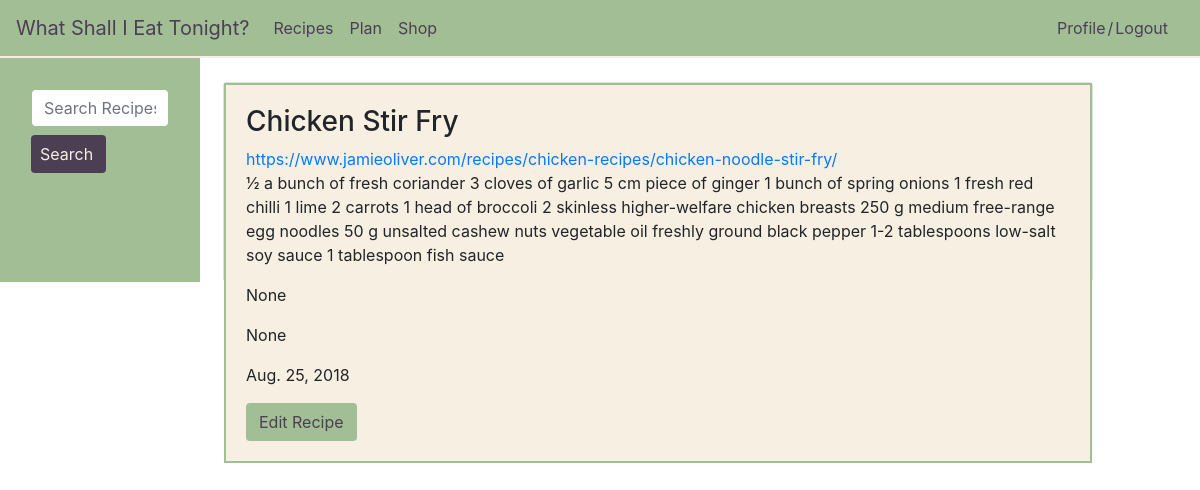
/recipes/recipe/3/, run on the app's committed database.
### recipes/models.py (models this page shows, shortened)
class Recipe(models.Model):
    user = models.ForeignKey(User, on_delete=models.CASCADE)
    title = models.CharField(max_length = 200)
    url = models.URLField(max_length=200, blank=False, default='')
    date = models.DateField(null=True, blank=True)
    tag = models.CharField(max_length = 100, blank=True, null=True)
    ingredients = models.TextField()
    BREAKFAST = 'Breakfast'
    BRUNCH = 'Brunch'
    LUNCH = 'Lunch'
    DINNER = 'Dinner'
    SIDES = 'Sides'
    SNACKS = 'Snacks'
    DRINKS = 'Drinks'
    COURSE_CHOICES = (
        (BREAKFAST, 'Breakfast'),
        (BRUNCH, 'Brunch'),
        (LUNCH, 'Lunch'),
        (DINNER, 'Dinner'),
        (SIDES, 'Sides'),
        (SNACKS, 'Snacks'),
        (DRINKS, 'Drinks'),
        (None, 'None')
    )
    course = models.CharField(
        max_length = 100,
        choices = COURSE_CHOICES,
        null = True,
        default = None,
        blank=True,
    )

### recipes/views.py (the view)
# urls.py: path('recipe/<int:pk>/', views.RecipeDetailView.as_view(), name='detail'),
class RecipeDetailView(generic.DetailView):
    model = Recipe
    template_name = 'recipes/detail.html'

### recipes/templates/recipes/detail.html
{% extends 'recipes_base.html' %}
{% block body %}
<div class="card">
  <div class="card-body">
    <h3 class="">{{ recipe.title }}</h3>
    <a href="{{ recipe.url }}">{{recipe.url}}</a>
    <p>{{ recipe.ingredients }}</p>
    <p>{{ recipe.tag }}</p>
    <p>{{ recipe.course }}</p>
    <p>{{ recipe.date }}</p>
    <a href="{% url 'recipes:update' recipe.id %}" class="btn add-recipe">Edit Recipe</a>
  </div>
</div>
{% endblock %}

### recipes/static/recipes/main.css (style rules this page uses)
html, body { box-sizing: border-box; }
.card { height: 200px; }
.card-body { border: 2px solid #A1BE95; background-color: #F7EFE2; }
.add-recipe { background-color: #A1BE95; color: #4C3F54; }

### data on the page
Recipe: title "Chicken Stir Fry", url "https://www.jamieoliver.com/recipes/chicken-recipes/chicken-noodle-stir-fry/", ingredients "½ a bunch of fresh coriander 3 cloves of garlic 5 cm piece of ginger 1 bunch of spring onions 1 fresh red chilli 1 lime 2 carrots 1 head of broccoli 2 skinless higher-welfare chicken breasts 250 g medium free-range egg noodles 50 g unsalted cashew nuts vegetable oil freshly ground black pepper 1-2 tablespoons low-salt soy sauce 1 tablespoon fish sauce", tag "None", course "None", date "Aug. 25, 2018"
